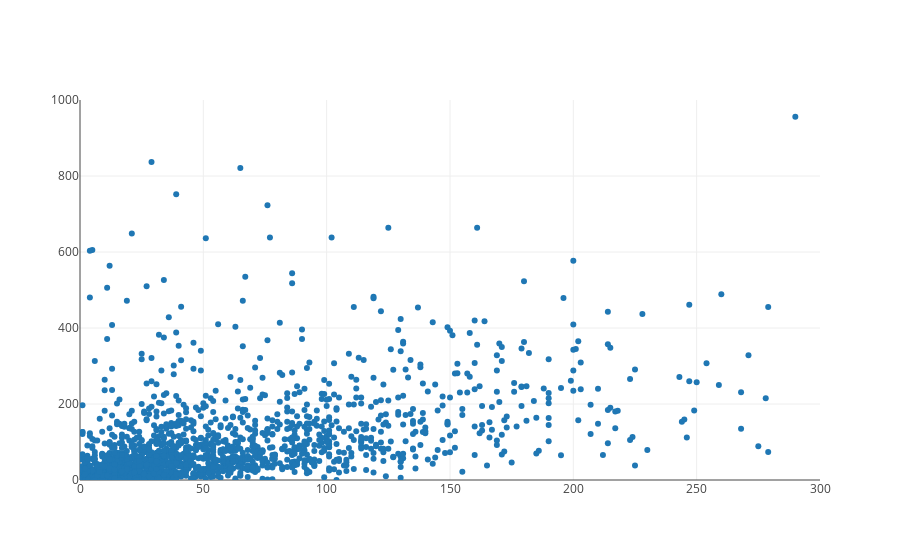

The cell this chart's notebook holds for it:
### Markdown cell above
Huh, well we should've known.  Now let's zoom in on our dataset so that our plot no longer expands for just a few of the outliers. We will set the x-axis of our plot to go from zero to 300 million dollars, and the y-axis of our plot to go from zero to one billion dollars.

### Code cell
from graph import build_layout
revenues_per_budgets_trace = trace_values(budgets, domestic_revenues, text = titles)
revenues_layout = build_layout(x_range = [0, 300], y_range = [0, 1000])
plot([revenues_per_budgets_trace], revenues_layout)

### Figure 1 — Plotly figure (JSON) as saved in the notebook; plotly's stock layout.template omitted (floating-point values rounded to 4 significant figures; data arrays with more than 128 entries replaced by an {"elided": "..."} marker saying what was removed)
{"data": [{"mode": "markers", "name": "data", "text": {"elided": "1776 str values"}, "type": "scatter", "uid": "dda134fc-3467-11e9-ac8d-03a1ccd988a0", "x": {"elided": "1776 int values"}, "y": {"elided": "1776 int values"}}], "layout": {"xaxis": {"range": [0, 300]}, "yaxis": {"range": [0, 1000]}}}
